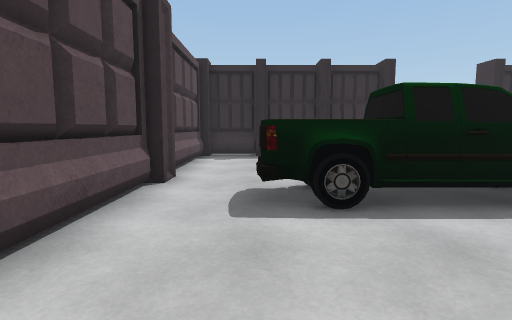
View 1 (above)

24 first-person views from a walk through a 3-D level made in the Unity game engine. The camera is 1.2 m above the floor, tilts 6° down and sees 80° across. The floor is counted in squares, 1 m on a side. Each view is taken from the middle of a square. On the plan, view 1 faces up. The plan holds only what a view shows up to about 13 squares ahead; the rest is blank. The place goes on beyond the plan. The player is left out.

View 2
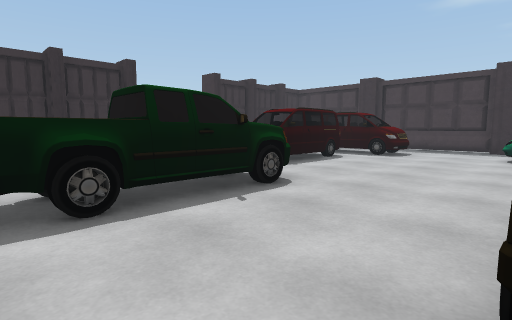

View 3
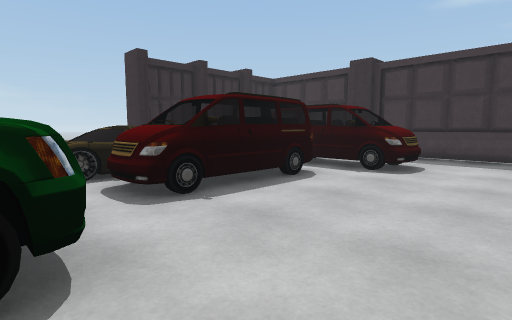

View 4
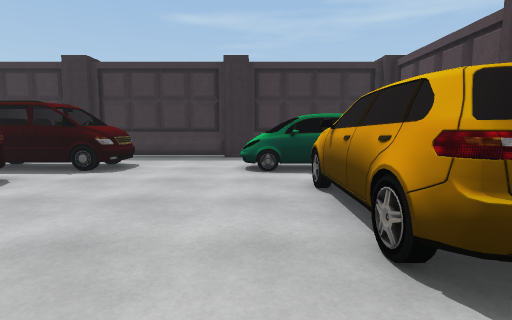

View 5
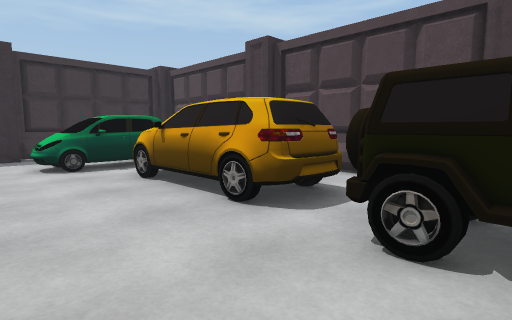

View 6
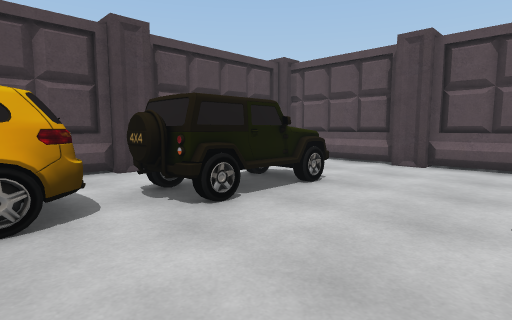

View 7
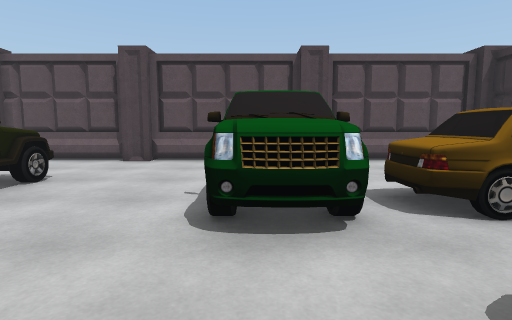

View 8
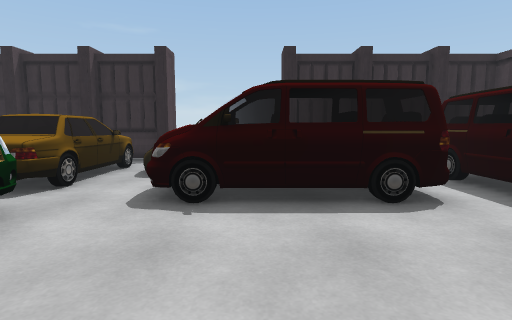

View 9
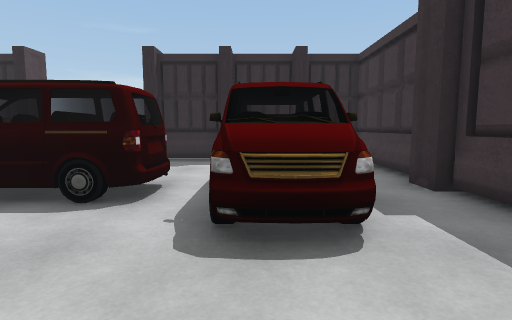

View 10
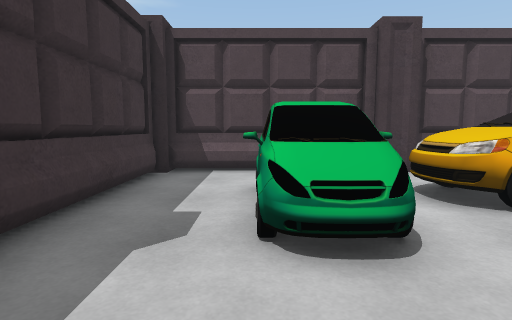

View 11
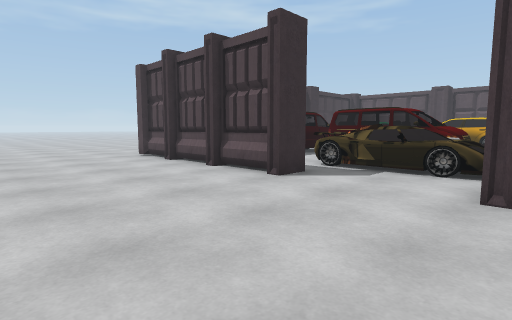

View 12
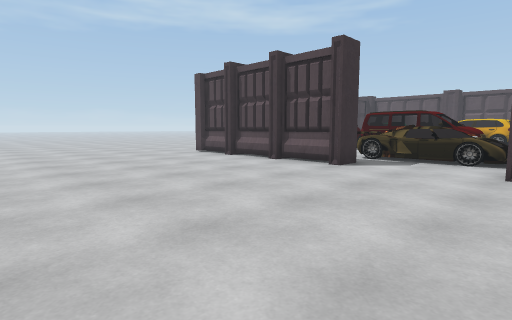

View 13
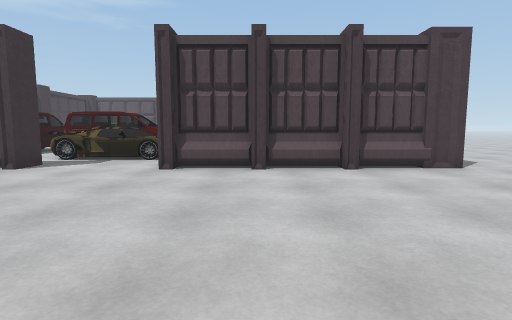

View 14
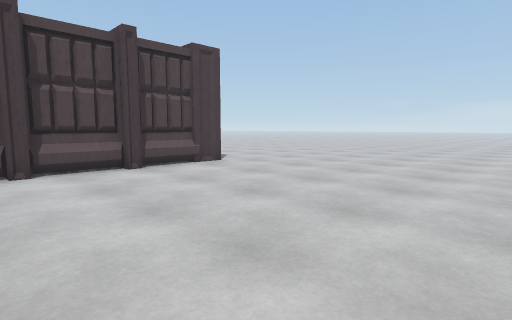

View 15
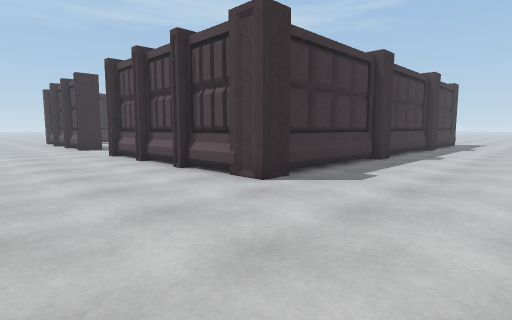

View 16
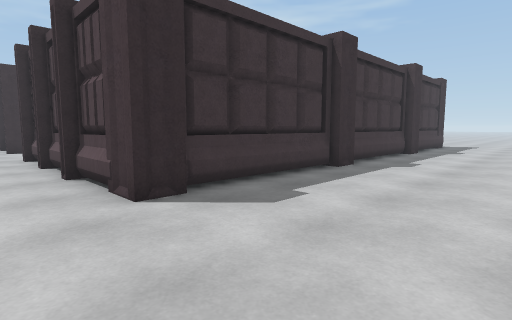

View 17
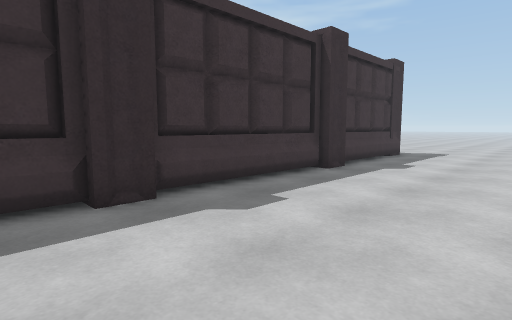

View 18
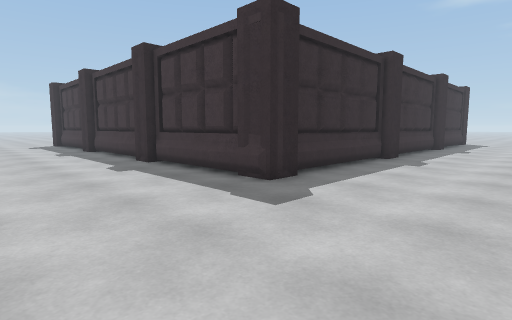

View 19
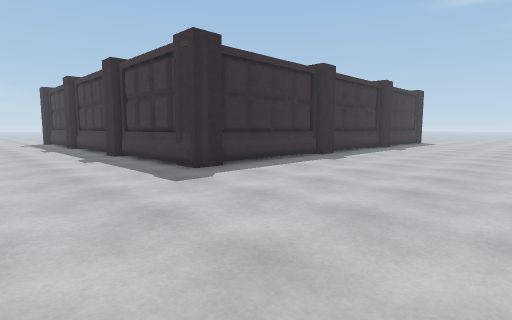

View 20
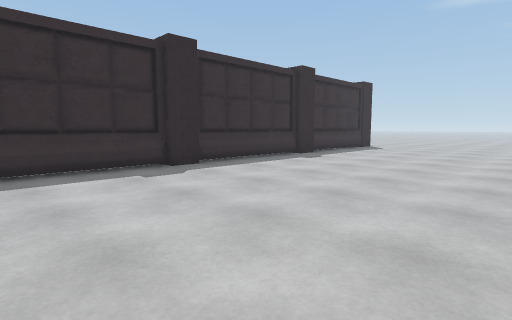

View 21
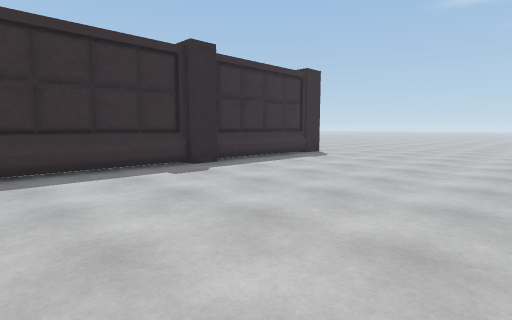

View 22
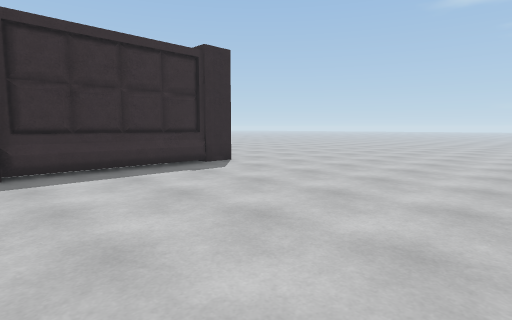

View 23
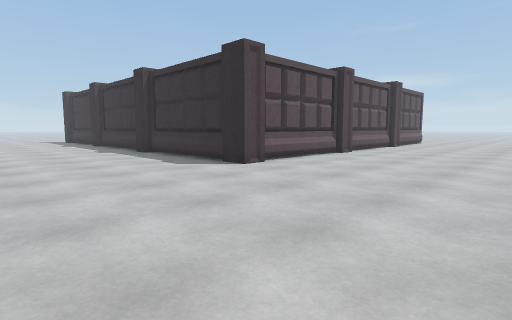

View 24
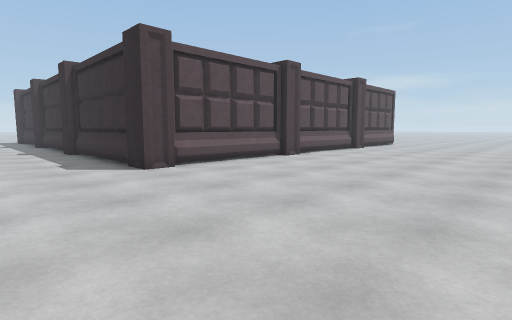

### Floor plan
Key: @ floor where view 1 was taken; # wall or solid block; x gap in a wall; . floor; ^ raised ledge; B box; C car; W wheel; O other object.
Columns run from 8 left of view 1 to 27 right of it. Each row starts with its distance up from view 1.
 23       ........ .....
 22 ............  ...............
 21 .............................
 20 .............................
 19 .............................
 18 .............................
 17 .............................
 16 ............................
 15 ...........................
 14 .....##B#BB#BB#...#BB#BB#B#
 13 .....##B#BB#BB#...#BB#BBBB#
 12 .....##..    O..C....     #
 11 .....##..    OCCCCCC..    #
 10 .....##..   OOCCCC C..OO .#
  9 .....##..  OOO.CC OO..OO .#
  8  ....##.... OO.OOOOOO.OO..#
  7 .....##.....OO.OOOOOO.OO..#
  6 .....##.OOOOOOO......OOO..#     ...
  5 .....##.OOOOOOO.......OO..#    ....
  4 .....##..O..OO............#   .....
  3 .....##...................#  ......
  2  ....##...................# .......
  1  ....##...............OO..#........
  0  ....##.@.W##W.OOOOO.OOO..#........
 -1  ....##...^^##xOOOOOOOOO..#........
 -2  ....##. .^###.OOOOOO OO..#........
 -3  ....##      ....  .   ...#.........
 -4 .....##     ##...  .   ...#.........
 -5 .....######################.........
 -6 ....................................
 -7 ....................................
 -8 ...................................
 -9 ....................................
-10 ...................................
-11 ...................................
-12  ..................................
-13 . ..... ...........................
-14        . ..... ..... .....

Positions as (right, up) in squares from view 1, and headings:
1: (0, 0), facing up
2: (0, 0), facing up-right
3: (5, 2), facing up-right
4: (5, 1), facing right
5: (4, 3), facing down-right
6: (8, 4), facing down-left
7: (9, 5), facing left
8: (9, 2), facing up
9: (14, 2), facing up
10: (15, 4), facing down
11: (5, 20), facing down-right
12: (5, 23), facing down-right
13: (3, 23), facing down
14: (4, 23), facing down-left
15: (-8, 19), facing down-right
16: (-8, 16), facing down-right
17: (-8, 9), facing down-right
18: (-8, -10), facing up-right
19: (-8, -13), facing up-right
20: (-1, -14), facing up-right
21: (5, -14), facing up-right
22: (11, -14), facing up-right
23: (26, -12), facing up-left
24: (27, -9), facing up-left
